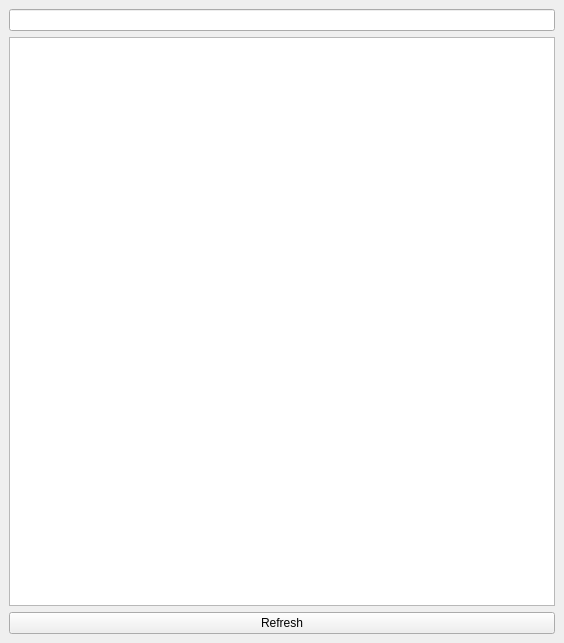
<ui version="4.0" >
 <class>JobCommandHistoryWidget</class>
 <widget class="QWidget" name="JobCommandHistoryWidget" >
  <property name="geometry" >
   <rect>
    <x>0</x>
    <y>0</y>
    <width>564</width>
    <height>643</height>
   </rect>
  </property>
  <property name="windowTitle" >
   <string>Form</string>
  </property>
  <layout class="QVBoxLayout" >
   <property name="margin" >
    <number>9</number>
   </property>
   <property name="spacing" >
    <number>6</number>
   </property>
   <item>
    <widget class="QLineEdit" name="mCommandEdit" />
   </item>
   <item>
    <widget class="QTextEdit" name="mLogText" />
   </item>
   <item>
    <widget class="QPushButton" name="mRefreshButton" >
     <property name="text" >
      <string>Refresh</string>
     </property>
    </widget>
   </item>
  </layout>
 </widget>
 <resources/>
 <connections/>
</ui>
